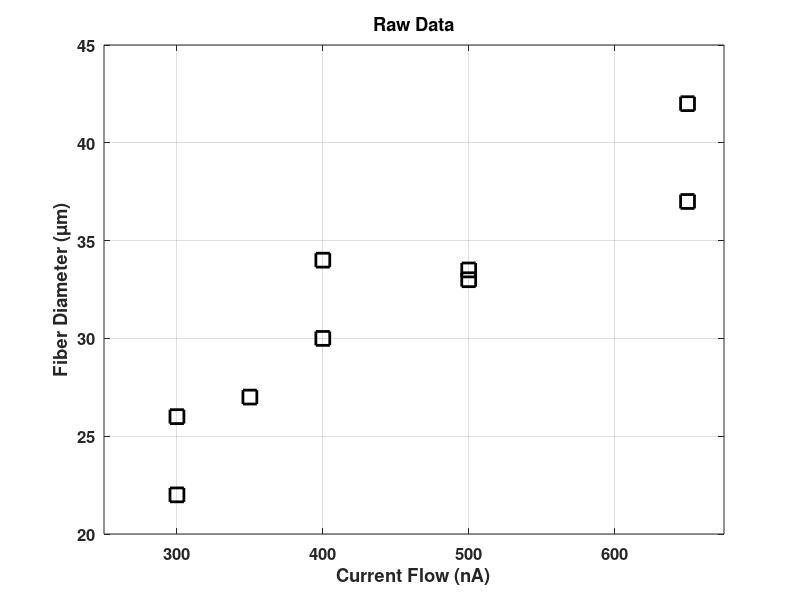
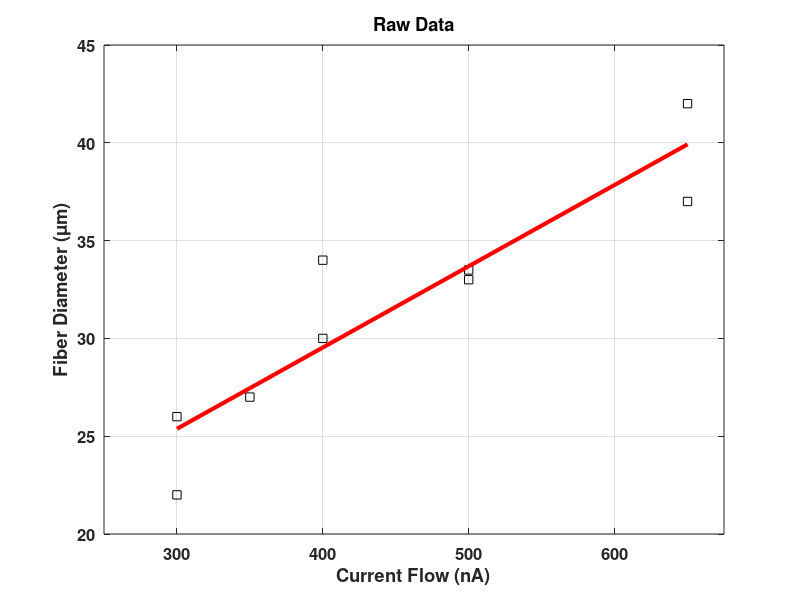
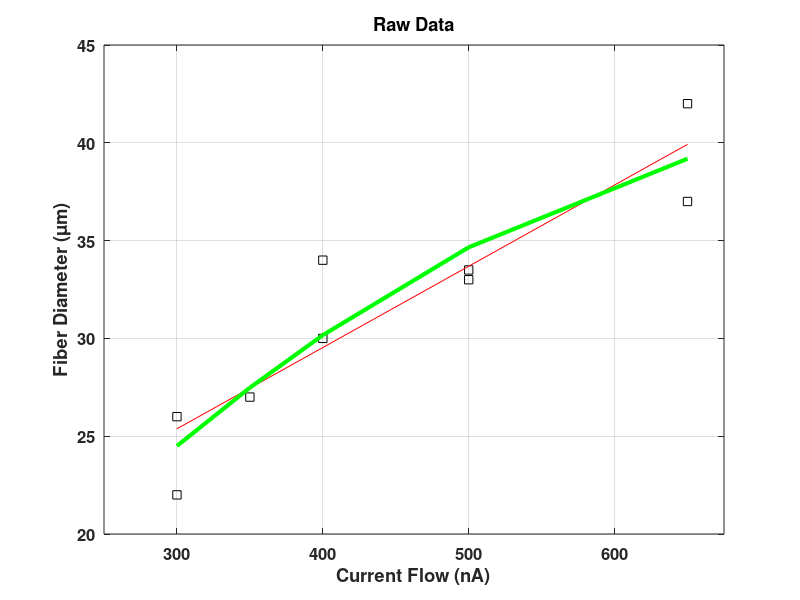
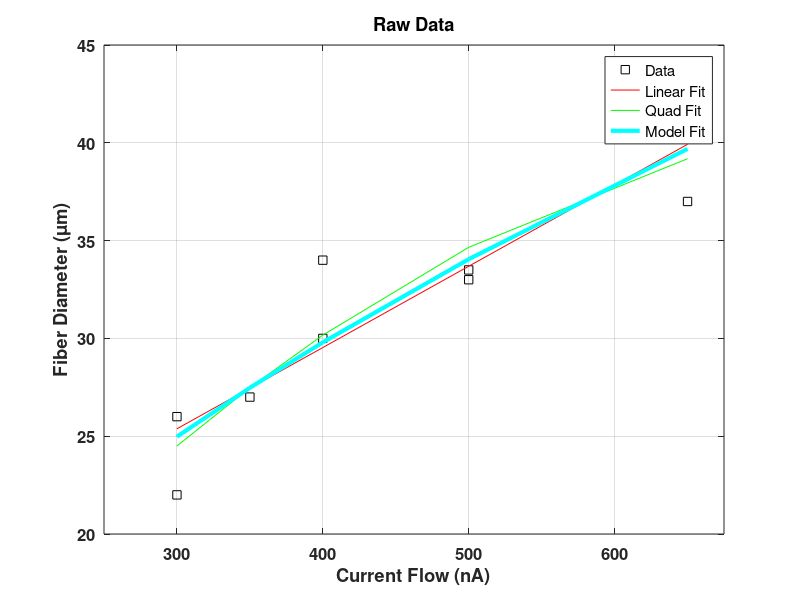

These charts were generated, in order, by the following MATLAB code:
%% Example 8 - linear least squares
clear
clc
close 'all'

%% Input Data
I = [300 300 350 400 400 500 500 650 650]';
d = [22 26 27 30 34 33 33.5 37 42]';

%% Plot the data
figure(1)
plot(I,d,'sk','markersize',10,'linewidth',2);
title('Raw Data','fontsize',18,'fontweight','bold');
xlabel('Current Flow (nA)','fontsize',16,'fontweight','bold');
ylabel('Fiber Diameter (\mum)','fontsize',16,'fontweight','bold');
grid on
set(gca,'fontsize',12,'fontweight','bold');
axis([250 675 20 45]);

%% Linear Least Squares
fprintf('\n\n Linear Least Squares \n');
X = [ I.^0 I.^1];
b = d;

c = (X'*X)\(X'*b);

fprintf('b = %g \n',c(1));
fprintf('m = %g \n',c(2));

linEst = @(x) c(1) + c(2)*x;
% plot the fit line
figure(2)
plot(I,d,'sk',...
    I,linEst(I),'-r','linewidth',3,'markersize',10);
title('Raw Data','fontsize',18,'fontweight','bold');
xlabel('Current Flow (nA)','fontsize',16,'fontweight','bold');
ylabel('Fiber Diameter (\mum)','fontsize',16,'fontweight','bold');
grid on
set(gca,'fontsize',12,'fontweight','bold');
axis([250 675 20 45]);


%% Least squares - second order

fprintf('\n\n Quadradic Least Squares \n');
X = [I.^0 I.^1 I.^2];
b = d;

c = (X'*X)\(X'*b);

fprintf('a = %g \n',c(1));
fprintf('b = %g \n',c(2));
fprintf('c = %g \n',c(3));

quadEst = @(x) c(1) + c(2)*x + c(3)*x.^2;
% plot the fit line
figure(3)
plot(I,d,'sk',...
    I,linEst(I),'-r',...
    I,quadEst(I),'-g','linewidth',3,'markersize',10);
title('Raw Data','fontsize',18,'fontweight','bold');
xlabel('Current Flow (nA)','fontsize',16,'fontweight','bold');
ylabel('Fiber Diameter (\mum)','fontsize',16,'fontweight','bold');
grid on
set(gca,'fontsize',12,'fontweight','bold');
axis([250 675 20 45]);

%% Least Squares - (problem 6.9)

fprintf('\n\n Least Squares - non-monomial \n');
X = [I.^0 I.^0.5];
b = d;
c = (X'*X)\(X'*b);
fprintf('a = %g \n',c(1));
fprintf('b = %g \n',c(2));

est3 = @(x) c(1) + c(2)*x.^0.5;

% plot the fit line
figure(4)
plot(I,d,'sk',...
    I,linEst(I),'-r',...
    I,quadEst(I),'-g',...
    I,est3(I),'-c','linewidth',3,'markersize',10);
title('Raw Data','fontsize',18,'fontweight','bold');
xlabel('Current Flow (nA)','fontsize',16,'fontweight','bold');
ylabel('Fiber Diameter (\mum)','fontsize',16,'fontweight','bold');
grid on
set(gca,'fontsize',12,'fontweight','bold');
legend('Data','Linear Fit','Quad Fit','Model Fit');
axis([250 675 20 45]);